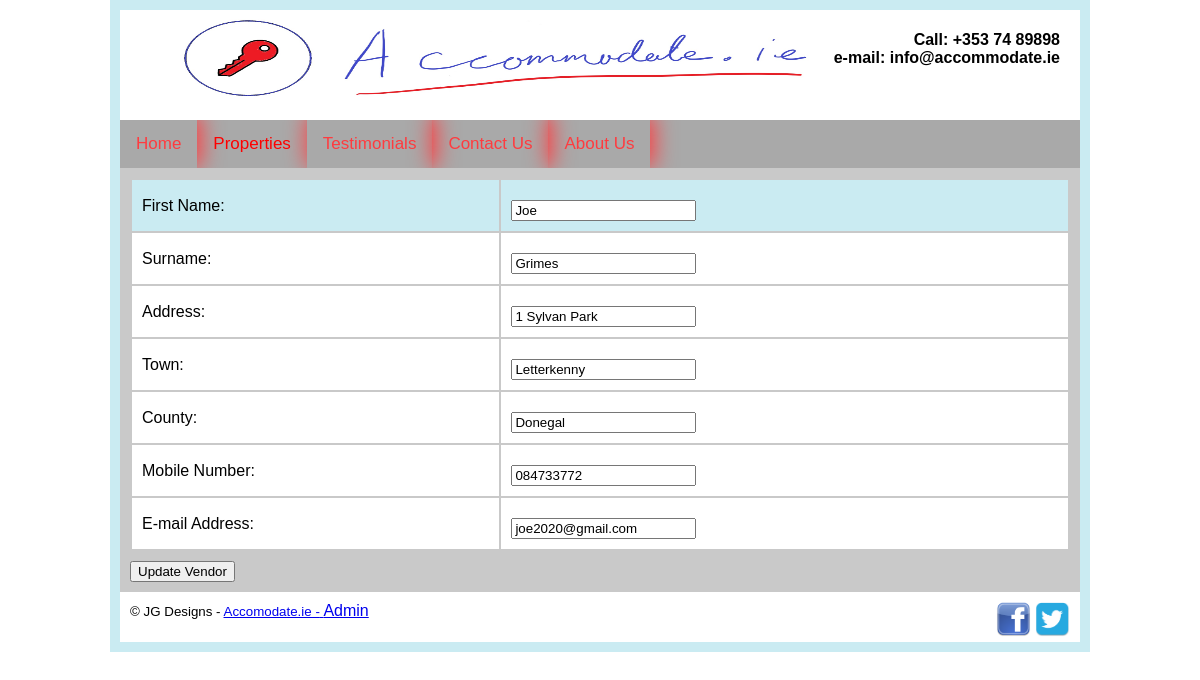
/property/editvendor.php?vendorid=7, run on the app's committed database.
### tables this page shows
CREATE TABLE `vendor` (
  `vendorid` int(11) NOT NULL,
  `surname` varchar(20) NOT NULL,
  `firstname` varchar(20) NOT NULL,
  `address1` varchar(50) NOT NULL,
  `town` varchar(20) NOT NULL,
  `county` varchar(20) NOT NULL,
  `mobile` varchar(20) NOT NULL,
  `email` varchar(20) NOT NULL
);

### property/editvendor.php (the view, shortened to what this page needs)
<!DOCTYPE HTML>
<html lang="en">
<head>
 <link rel="stylesheet" href="css/styles.css">
 </head>
<body>
<div id="container">
<div id="content">
<?php
require 'connect.php';
$vendorid=$_GET["vendorid"];
mysqli_select_db($link, "accommodate");
$sql="SELECT * FROM vendor WHERE vendorid=$vendorid";
$result=mysqli_query($link, $sql);
$row=mysqli_fetch_array($result);
$firstname=$row["firstname"];
$surname=$row["surname"];
$addy=$row["address1"];
$town=$row["town"];
$county=$row["county"];
$mobile=$row["mobile"];
$email=$row["email"];
?>
<form method="post" action="processeditvendor.php">
<table>
<tr>
<td>First Name:</td><td><input type="text" name="firstname" value="<?php echo
$firstname; ?>"/></td>
</tr>
<tr>
<td>Surname:</td><td><input type="text" name="surname" value="<?php echo
$surname; ?>"/></td>
</tr>
<tr>
<td>Address:</td><td><input type="text" name="address1" value="<?php echo
$addy; ?>"/></td>
</tr>
<tr>
<td>Town:</td><td><input type="text" name="town" value="<?php echo
$town; ?>"/></td>
</tr>
<tr>
<td>County:</td><td><input type="text" name="county" value="<?php echo
$county; ?>"/></td>
</tr>
<tr>
<td>Mobile Number:</td><td><input type="text" name="mobile" value= "<?php echo $mobile; ?>" /></td>
</tr>
<tr>
<td>E-mail Address:</td><td><input type="text" name="email" value= "<?php echo $email; ?>" /></td>
</tr>
</table>
<input type="submit" name="submit" value="Update Vendor"/>
</form>
</div>
</div>
</body>
</html>

### property/css/styles.css (style rules this page uses)
body { background-color: white; }
#container { margin: auto; width: 80%; background-color: #caebf2; border: 10px solid #caebf2; }
#contact { float: right; margin-right: 20px; text-align: right; }
#header { background-color: #ffffff; height: 110px; }
#content { background-color: #c9c9c9; padding: 10px; min-height: 300px; }
#footer { background-color: #ffffff; height: 30px; padding: 10px; }
#footer #fbi { float: right }
#sitename { float: left; width: 300px; padding-top: 20px; }
#logo { float:left; width: 150px; }
table td { padding: 10px; }
table { width: 100% }
table tr:nth-child(1) { background-color: #caebf2; }
table tr { background-color:#FFFFFF; }
input, textarea { margin-top: 10px; }
body { margin:0;font-family:Arial }
.topnav { overflow: hidden; background-color: #a9a9a9; }
.topnav a { box-shadow: 2px -3px 22px 2px #ff3b3f; float: left; display: block; color: #ff3b3f; text-align: center; padding: 14px 16px; text-decoration: none; font-size: 17px; }
.active { background-color: #a9a9a9; color: white; }
.dropdown { float: left; overflow: hidden; }
.dropdown .dropbtn { font-size: 17px; border: none; outline: none; color: red; padding: 14px 16px; background-color: inherit; font-family: inherit; margin: 0; }

### data on the page
vendor: firstname "Joe", surname "Grimes", address1 "1 Sylvan Park", town "Letterkenny", county "Donegal", mobile "084733772", email "joe2020@gmail.com"
